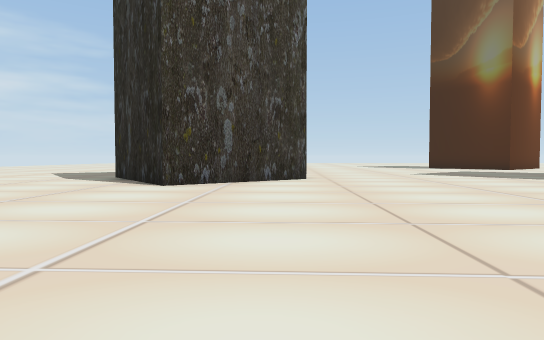
view 1 (above)

24 first-person views from a walk through a scene from a Unity 3-D project. The camera is 1.3 m above the floor, tilts 2° down and sees 75° across. The floor is counted in squares, 2.34 m on a side. Each view is taken from the middle of a square. On the plan, view 1 faces up. The plan holds only what a view shows up to about 10 squares ahead; the rest is blank. The place goes on beyond the plan. The player is left out.

view 2
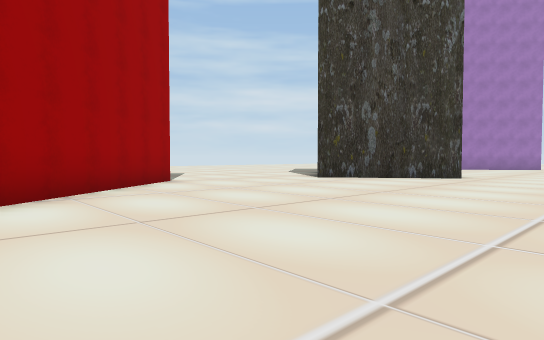

view 3
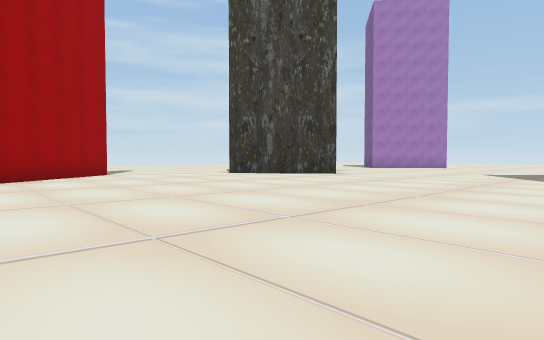

view 4
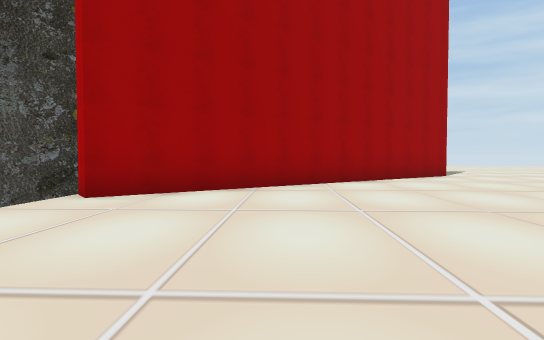

view 5
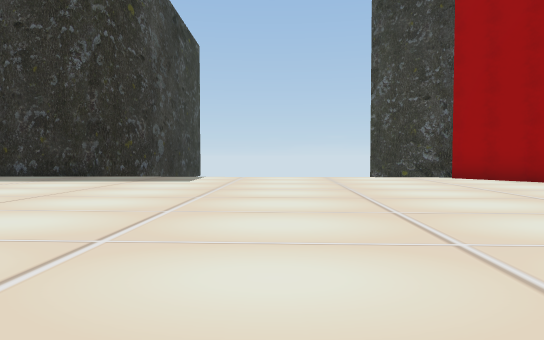

view 6
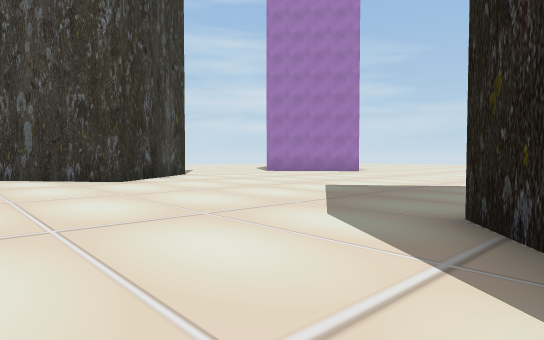

view 7
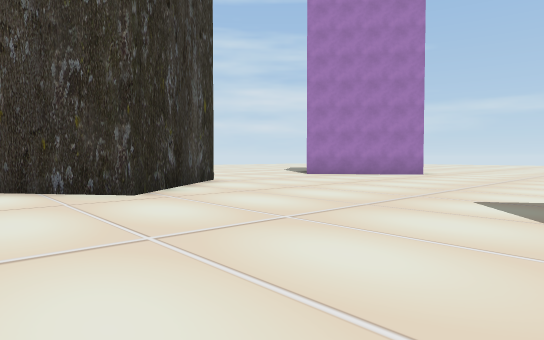

view 8
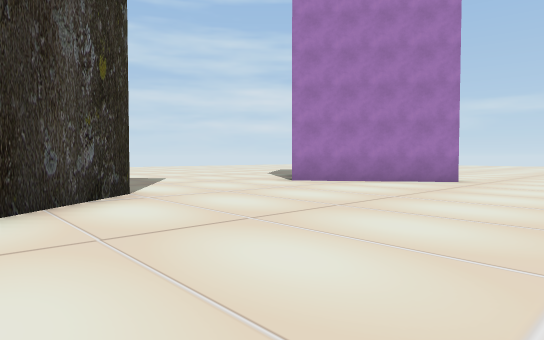

view 9
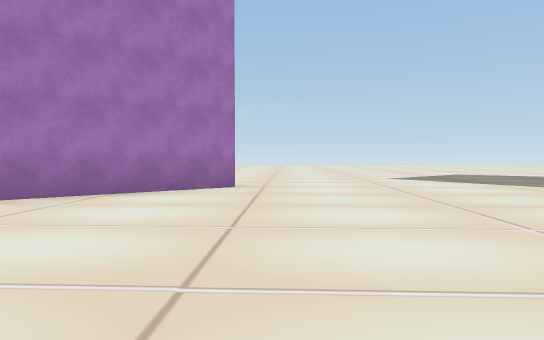

view 10
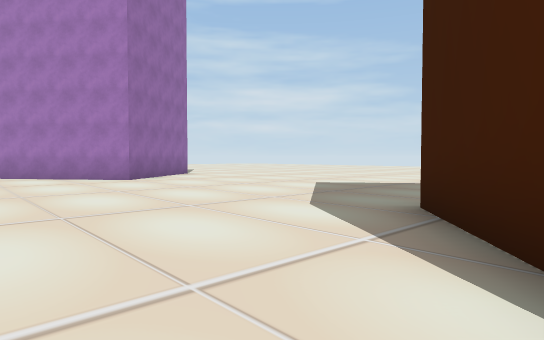

view 11
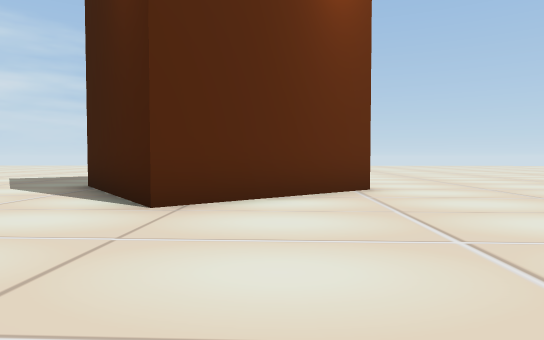

view 12
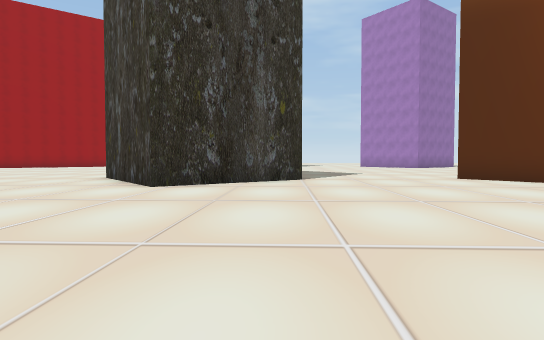

view 13
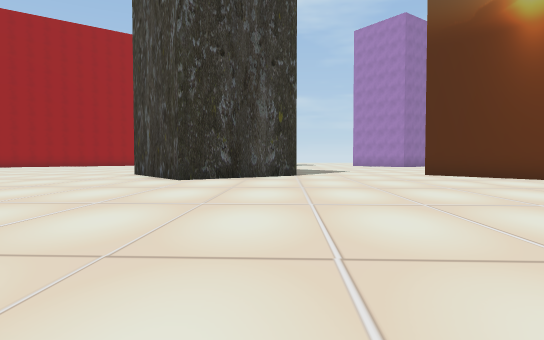

view 14
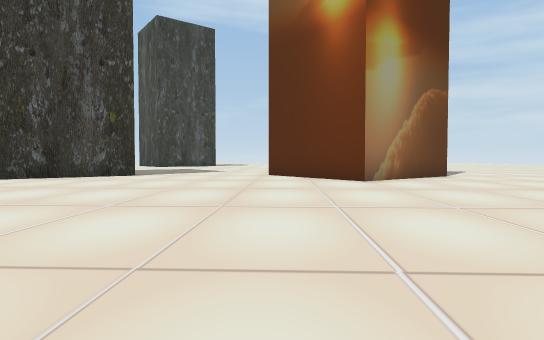

view 15
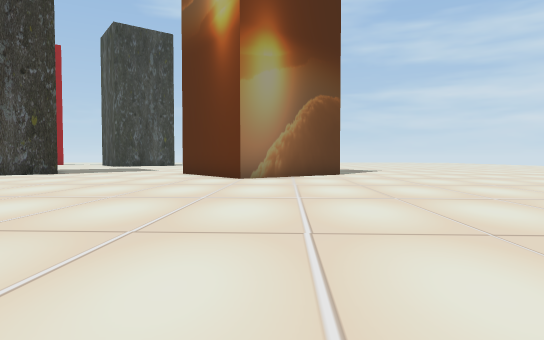

view 16
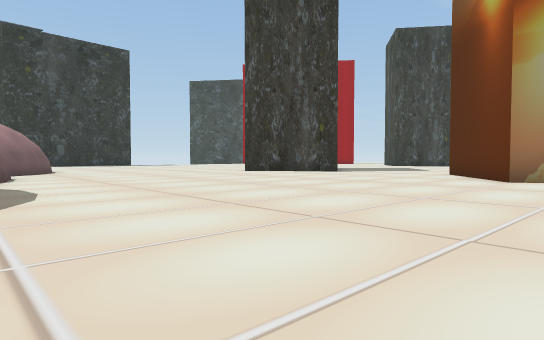

view 17
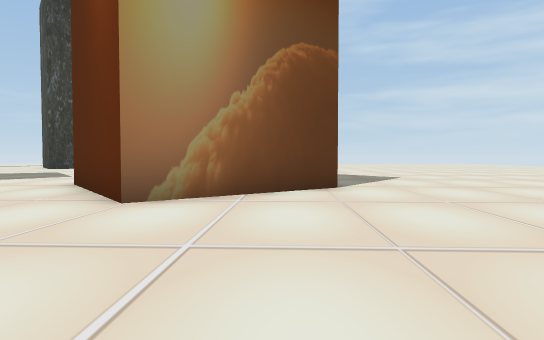

view 18
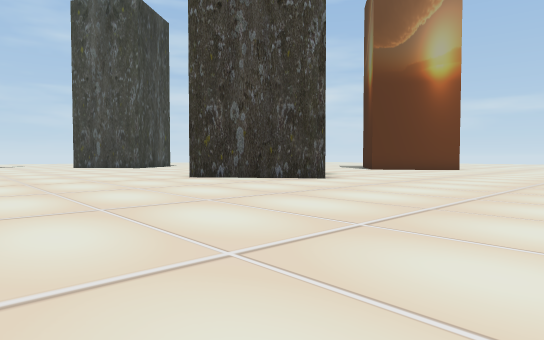

view 19
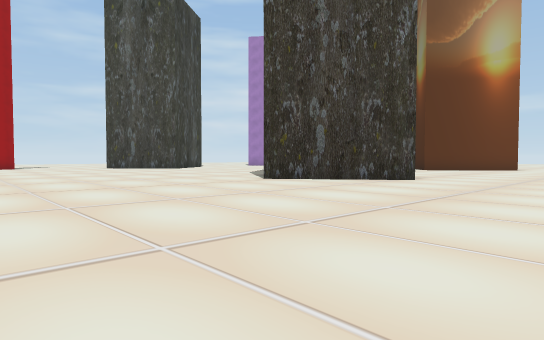

view 20
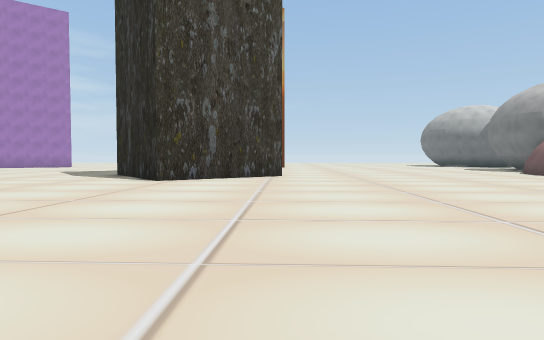

view 21
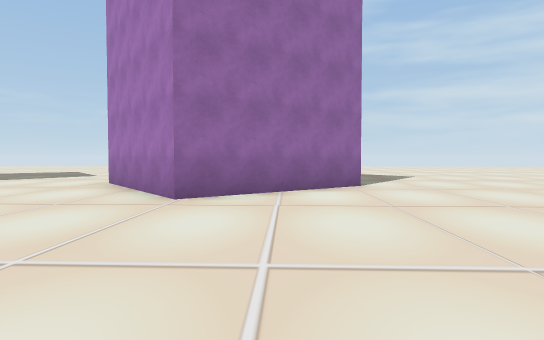

view 22
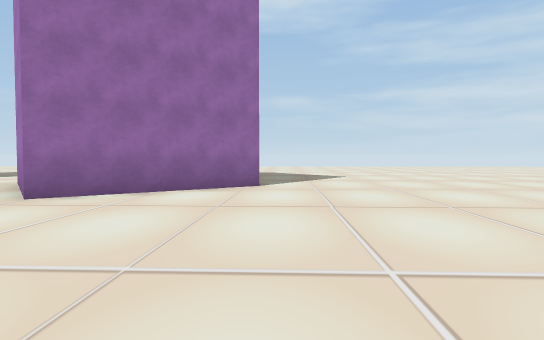

view 23
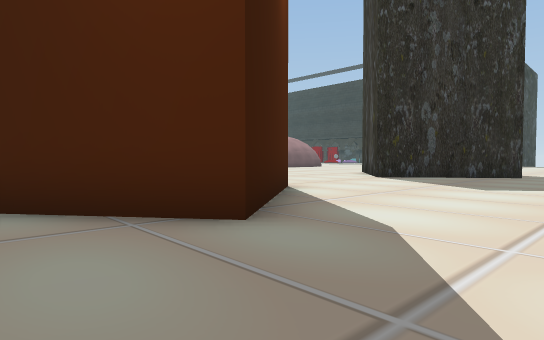

view 24
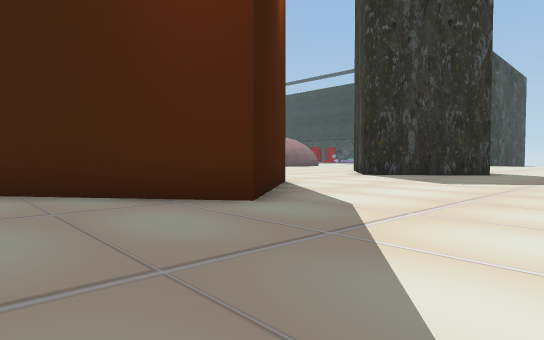

### Floor plan
Points are (right, up) in squares from view 1. A wall is a line through its corners. A room is listed if a view was taken in it or the views show most of it. See-through windows are left out.
Room 1 (views 1, 2, 3, 4, 5, 6, 7, 8, 9, 10, 11, 12, 13, 14, 15, 16, 17, 18, 19, 20, 21, 22, 23, 24)
walls: (11, 11.8) (13.3, 8.7) (10.3, 6.4) (8, 9.5) (10.6, 11.4); (10.7, 15.9) (8.4, 18.9) (11.4, 21.2) (13.7, 18.2) (10.7, 15.9); (21.4, 9) (21.6, 10); (-1.4, 12.3) (0.9, 9.2) (-2.1, 7) (-4.4, 10); (-3.7, 3.3) (2.1, -4.6); (-1, 21.8) (1.3, 18.7) (-1.8, 16.4)
ways out: gap at (2, -5)

Where each view was taken, in squares from view 1:
view 1: 0 up, 0 right, facing up
view 2: 1 down, 4 right, facing up-left
view 3: 1 down, 8 right, facing up-left
view 4: 2 down, 7 right, facing left
view 5: 5 up, 7 right, facing down
view 6: 6 up, 9 right, facing up-left
view 7: 7 up, 6 right, facing up-left
view 8: 10 up, 4 right, facing up-left
view 9: 12 up, 2 right, facing up
view 10: 15 up, 10 right, facing up-left
view 11: 12 up, 12 right, facing up
view 12: 11 up, 20 right, facing left
view 13: 11 up, 22 right, facing left
view 14: 16 up, 22 right, facing left
view 15: 19 up, 23 right, facing left
view 16: 20 up, 23 right, facing down-left
view 17: 20 up, 18 right, facing left
view 18: 1 up, 19 right, facing up-left
view 19: 0 up, 17 right, facing up-left
view 20: 2 down, 13 right, facing up
view 21: 20 up, 6 right, facing left
view 22: 22 up, 6 right, facing left
view 23: 21 up, 6 right, facing down-right
view 24: 22 up, 5 right, facing down-right
